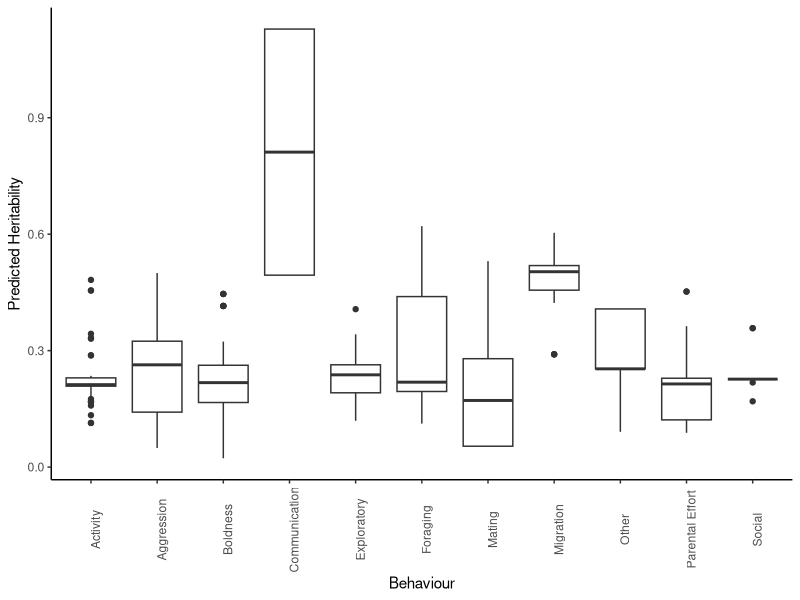

Write the R code that produced this figure.
data<-read.csv("Data/Compiled2.csv")

library(ape)
library(dplyr)
library(lme4)
library(phytools)
library(ggplot2)
library(effects)
library(lmtest)

data

head(data)
str(data)

Mod1<- lmer(Heritability ~ Vert + Thermy + D.W + L.F + Behavior + (1 | Study.ID), data = data) 
summary(Mod1)

#Code fits a mixed effects model with a fixed effect for each of the variables Vert, Thermy, D.W., L.F., and Behavior, and a random intercept for each Study.ID. 
#The response variable is Heritability. The lmer() function estimates the coefficients of the fixed and random effects, as well as the residual variance. 
#The summary() function provides the estimated coefficients and their standard errors, as well as the t-value and p-value for each coefficient. 
#Additionally, the summary includes information about the estimated variance components and the residual standard deviation.


Mod2<- lmer(Heritability~Behavior + (1 | Study.ID), data=data)

#Mod 2 tests the relationship between Heritability and Behavior while accounting for the clustering of the data by Study.ID

Mod3<- lmer(Zr~Behavior + (1 | Study.ID), data=data)
summary(Mod3)

#Model looking at the effect of different behavior on the transformed value of heritability. From the summary none are statistically signficant
#However "Social" Behavior had the lowest t-value (0.023)

Mod4<- lmer(Zr~Behavior + Phylum*Class + (1 | Study.ID), data=data)
summary(Mod4)

#Model looking at transformed heritability and behavior with phylum as a fixed effect and study ID as random effect.

#Study ID needs to be kept as a random effect because this was a meta analysis and different studies were used. 

Mod5<- lmer(Zr~Behavior + Class*Family + (1 | Study.ID), data=data)
summary(Mod5)

#Test fitted Model for (Near) Singularity - > variances of one or more linear combinations of effects are zero.

#More Models
Mod6 <-lmer(Zr ~ Behavior + Genus + (1 | Study.ID), data=data)
summary(Mod6)

Mod7 <- lmer(Zr~Behavior + (1 | Study.ID)+(1 | Family)+(1 | Genus)+(1 | Phylum)+(1 | Class)+(1 | Order), data=data)
summary(Mod7)

Mod8 <- lmer(Zr~Behavior +species.epithet +(1 | Study.ID)+(1 | Family)+(1 | Genus)+(1 | Phylum)+(1 | Class)+(1 | Order), data=data)
summary(Mod8)

Mod9 <-lmer(Zr ~ Behavior + Class + (1 | Study.ID), data=data)
summary(Mod9)

Mod10 <-lmer(Zr ~ Behavior + Order + (1 | Study.ID), data=data)
summary(Mod10)

Mod11 <-lmer(Zr ~ Behavior + species.epithet + (1 | Study.ID), data=data)
summary(Mod11)

#Comparing models using AIC criteria
AIC1=AIC(Mod1)
AIC2=AIC(Mod2)
AIC3=AIC(Mod3)
AIC4=AIC(Mod4)
AIC5=AIC(Mod5)
AIC6=AIC(Mod6)
AIC7=AIC(Mod7)
AIC8=AIC(Mod8)
AIC9=AIC(Mod9)
AIC10=AIC(Mod10)
AIC11=AIC(Mod11)

#Comparing likelihood ratios
LR<- anova(Mod1, Mod2, Mod3, Mod4, Mod5, Mod6, Mod7, Mod8, Mod9, Mod10, Mod11)

#Likelyhood ratio testing
LRT=lrtest(Mod1, Mod2, Mod3, Mod4, Mod5, Mod6, Mod7, Mod8, Mod9, Mod10, Mod11)

#Model 3 is the best model using these analyses

#Pedict heritibility using model 3 (best model)
data$Predicted <- predict(Mod3, data)

#Plot data
ggplot(data, aes(x=Behavior, y=Predicted)) +
  geom_boxplot() +
  theme_classic()+
  theme(axis.text.x = element_text(angle=90))+ylab("Predicted Heritability")+xlab("Behaviour")
